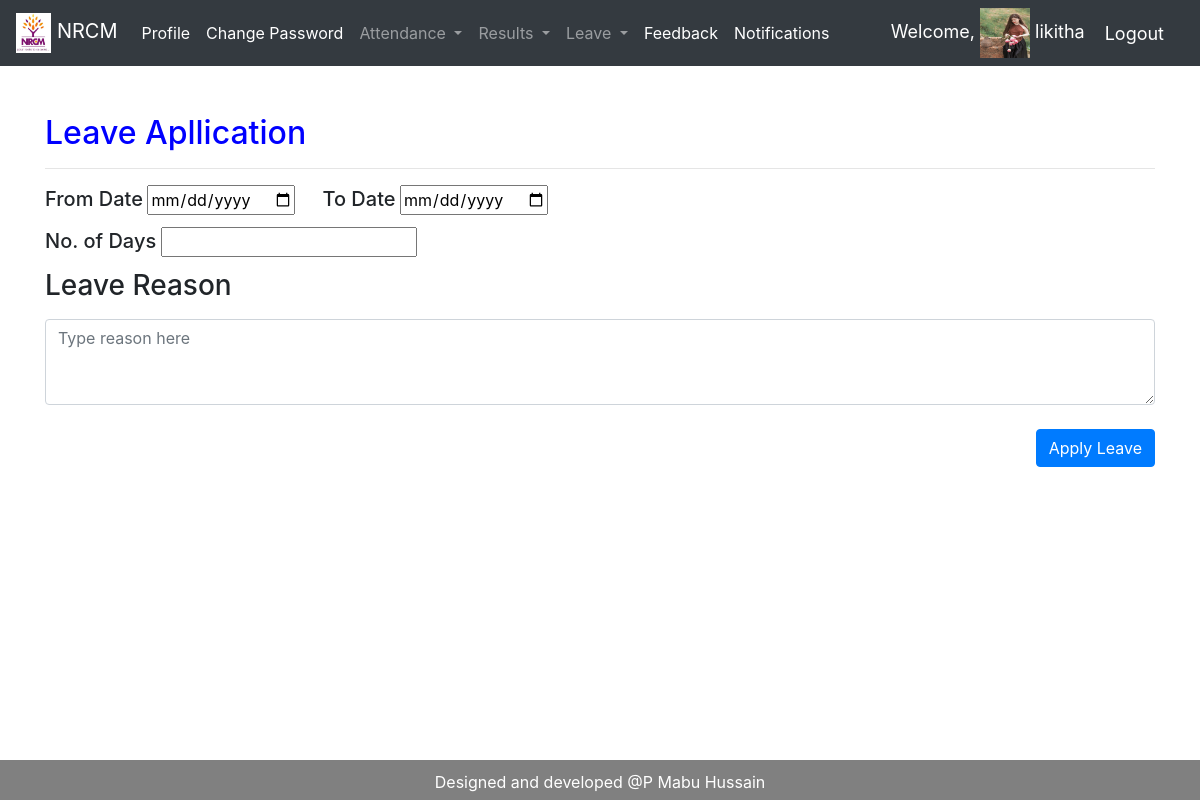
/staff/staff_leave_aaply (signed in), run on the app's committed database.
### studentmanagementApp/models.py (models this page shows)
class CustomUser(AbstractUser):
    USER = (
    ('HOD','HOD'),
    ('STAFF','STAFF'),
    ('STUDENT', 'STUDENT')
    )
    user_type = models.CharField(choices=USER, max_length=50, default = 'STUDENT', null =True)
    designation = models.CharField(max_length=500, blank=True, null =True)
    mobileno = models.CharField(max_length=30, blank=True, null =True)
    profile_pic = models.ImageField(default='img_avatar.png', blank=True)

### studentmanagementApp/decorators.py (the view)
        def wrapper_func(request, *args, **kwargs):
            if request.user.user_type in allowed_roles:
                return view_func(request, *args, **kwargs)
            else:
                return HttpResponse('You are not authorized to view this page!!!!')

### staffApp/views.py (called while the page is built, shortened)
@login_required(login_url='login')
@allowed_users(allowed_roles=['STAFF'])
def staff_leave_aaply(request):
    return render(request, 'staffApp/staff_leave_aaply.html')

### templates/staffApp/staff_leave_aaply.html (shortened to what this page needs)
{%extends 'studentmanagementApp/base.html'%}
{%block content%}
<br><br>
<form method="post">{%csrf_token%}
  <div class="container">
    <h2 style="color:blue;">Leave Apllication</h2>
    <hr>
    <label for="leave_from_date"><h5>From Date</h5></label>
    <input type="date" name="leave_from_date" value="">&nbsp&nbsp&nbsp&nbsp&nbsp
    <label for="leave_to_date"><h5>To Date</h5></label>
    <input type="date" name="leave_to_date" value=""><br>
    <label for="leave_no_of_days"><h5>No. of Days</h5></label>
    <input type="number" name="leave_no_of_days" value="">&nbsp&nbsp&nbsp&nbsp&nbsp <br>
    <label for="leave_reason"><h3>Leave Reason</h3></label>
    <textarea name="leave_reason" rows="3" cols="40" class="form-control" placeholder="Type reason here" required></textarea><br>
    <button type="submit" class="btn btn-primary" style="float: right;">Apply Leave </button>
</div>
</form>
{%endblock%}

### templates/studentmanagementApp/navbar.html (shortened to what this page needs)
{%load static%}
<nav class="navbar navbar-expand-lg navbar-dark bg-dark">
  <a class="navbar-brand" href="/{{user.user_type|lower}}/home"><img src="{% static 'studentmanagementApp/images/NRCM-Logo.jpg'%}" alt="123" height="40px"> NRCM</a>
  <div class="collapse navbar-collapse" id="navbarNav">
      <ul class="navbar-nav">
      <li class="nav-item active">
        <a class="nav-link" href="/profile"> Profile  </a>
      </li>
      <ul class="navbar-nav">
      <li class="nav-item active">
        <a class="nav-link" href="/change_password"> Change Password</a>
      </li>
      {%if user.user_type == 'STAFF'%}
      <li class="nav-item dropdown">
        <a class="nav-link dropdown-toggle" href="#" id="navbarDropdown" role="button" data-toggle="dropdown" aria-haspopup="true" aria-expanded="false">
          Attendance
        </a>
      </li>
      <li class="nav-item dropdown">
        <a class="nav-link dropdown-toggle" href="#" id="navbarDropdown" role="button" data-toggle="dropdown" aria-haspopup="true" aria-expanded="false">
          Results
        </a>
      </li>
      <li class="nav-item dropdown">
        <a class="nav-link dropdown-toggle" href="#" id="navbarDropdown" role="button" data-toggle="dropdown" aria-haspopup="true" aria-expanded="false">
          Leave
        </a>
      </li>
      <li class="nav-item active">
        <a class="nav-link" href="{%url 'staff_sendfeedback'%}"> Feedback </a>
      </li>
      <li class="nav-item active">
        <a class="nav-link" href="{%url 'notifications'%}"> Notifications </a>
      </li>
      {%endif%}
    </ul>
  </div>
  <span class="hello-msg">Welcome, <img src="{{request.user.profile_pic.url}}" class="" alt="Cinque Terre" width="50" height="50"> {{request.user}}  </span>
  <span><a class="hello-msg" href="{%url 'logout'%}">Logout</a></span>
</nav>

### templates/studentmanagementApp/base.html (style rules this page uses)
body { min-height: 100vh; display: flex; flex-direction: column; }

### templates/studentmanagementApp/navbar.html (style rules this page uses)
.hello-msg { font-size: 18px; color:#fff; margin-right:20px; }

### data on the page
CustomUser: user.profile_pic (picture), user "likitha"
